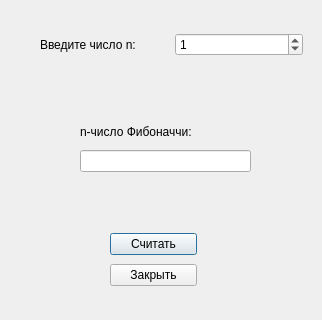
<?xml version="1.0" encoding="UTF-8"?>
<ui version="4.0">
 <class>FibDialog</class>
 <widget class="QDialog" name="FibDialog">
  <property name="geometry">
   <rect>
    <x>0</x>
    <y>0</y>
    <width>322</width>
    <height>320</height>
   </rect>
  </property>
  <property name="windowTitle">
   <string>Число Фибоначчи</string>
  </property>
  <widget class="QWidget" name="layoutWidget">
   <property name="geometry">
    <rect>
     <x>110</x>
     <y>230</y>
     <width>87</width>
     <height>60</height>
    </rect>
   </property>
   <layout class="QVBoxLayout" name="verticalLayout">
    <item>
     <widget class="QPushButton" name="btnCalc">
      <property name="text">
       <string>Считать</string>
      </property>
     </widget>
    </item>
    <item>
     <widget class="QPushButton" name="btnClose">
      <property name="text">
       <string>Закрыть</string>
      </property>
     </widget>
    </item>
   </layout>
  </widget>
  <widget class="QWidget" name="layoutWidget">
   <property name="geometry">
    <rect>
     <x>40</x>
     <y>30</y>
     <width>263</width>
     <height>29</height>
    </rect>
   </property>
   <layout class="QHBoxLayout" name="horizontalLayout">
    <item>
     <widget class="QLabel" name="label">
      <property name="text">
       <string>Введите число n:</string>
      </property>
     </widget>
    </item>
    <item>
     <widget class="QSpinBox" name="spinBox">
      <property name="maximum">
       <number>35</number>
      </property>
      <property name="value">
       <number>1</number>
      </property>
     </widget>
    </item>
   </layout>
  </widget>
  <widget class="QWidget" name="layoutWidget">
   <property name="geometry">
    <rect>
     <x>80</x>
     <y>120</y>
     <width>171</width>
     <height>52</height>
    </rect>
   </property>
   <layout class="QVBoxLayout" name="verticalLayout_2">
    <item>
     <widget class="QLabel" name="label_2">
      <property name="text">
       <string>n-число Фибоначчи:</string>
      </property>
     </widget>
    </item>
    <item>
     <widget class="QLineEdit" name="resultLE">
      <property name="font">
       <font>
        <weight>75</weight>
        <bold>true</bold>
       </font>
      </property>
      <property name="readOnly">
       <bool>true</bool>
      </property>
     </widget>
    </item>
   </layout>
  </widget>
 </widget>
 <resources/>
 <connections/>
</ui>
